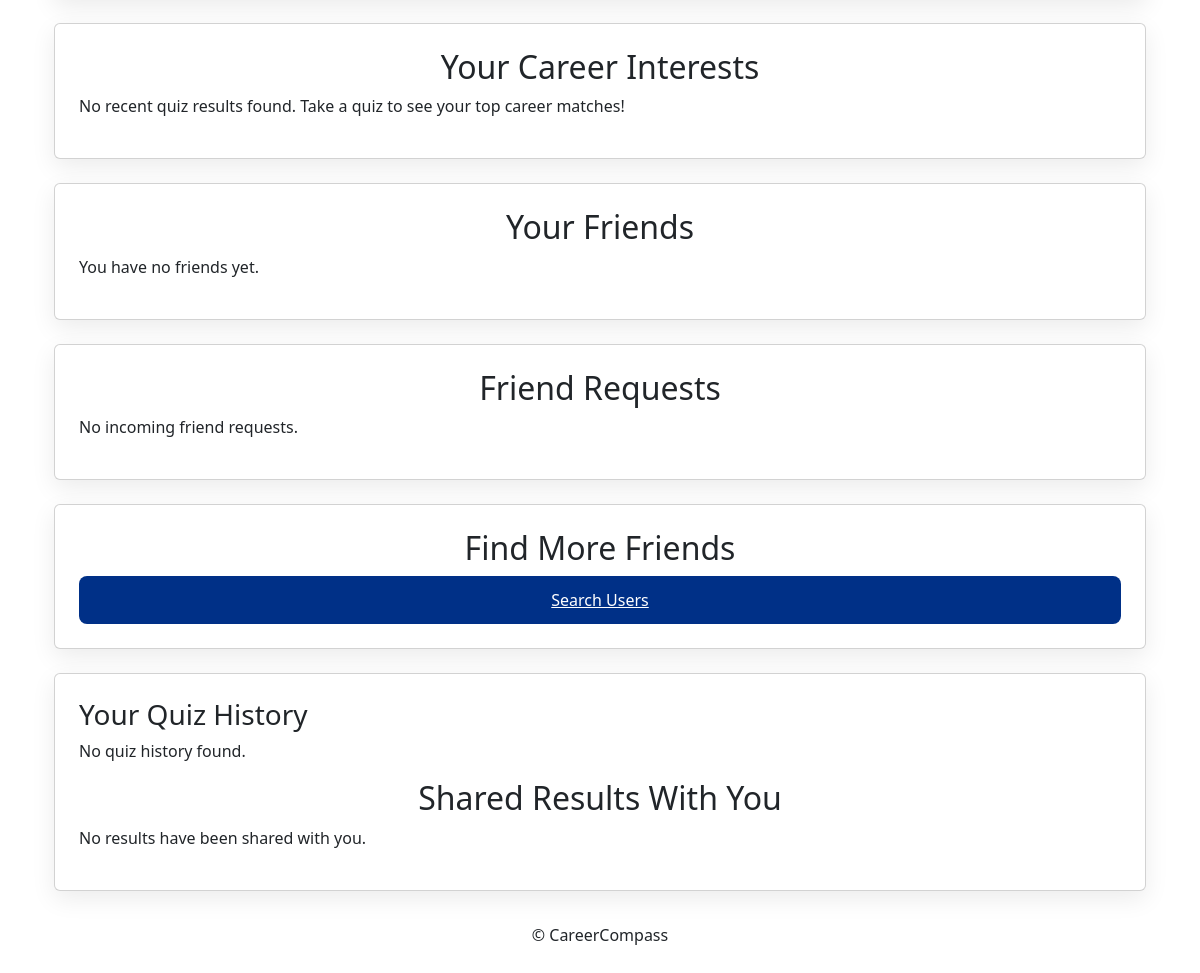
The app's page /profile (signed in, lower part), older data.
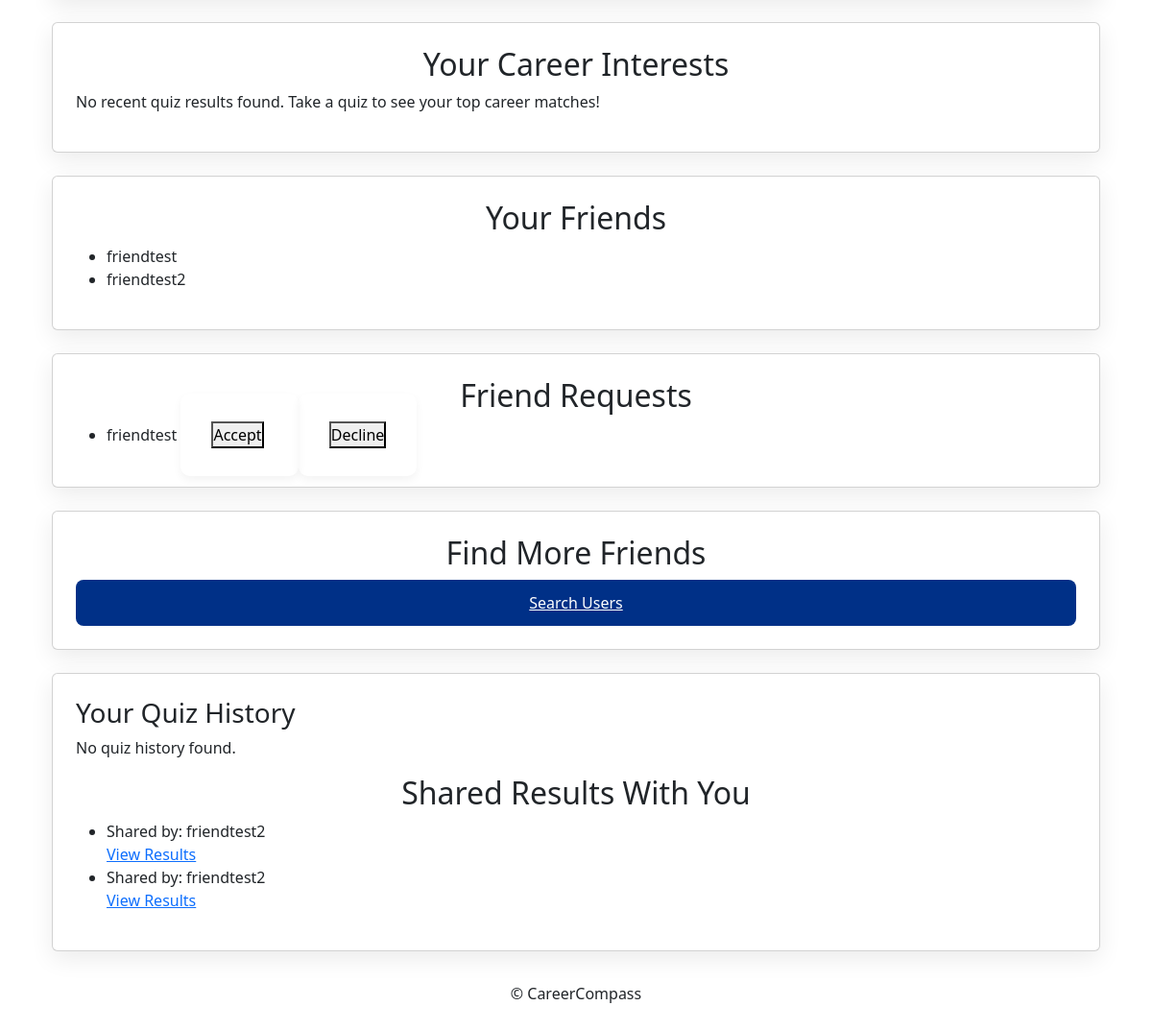
The same page, newer data.
### models.py (models this page shows)
class User(UserMixin, db.Model):
    __tablename__ = 'user'
    id = db.Column(db.Integer, primary_key=True)
    username = db.Column(db.String(100), nullable=False, unique=True)
    email = db.Column(db.String(100), nullable=False, unique=True)
    password = db.Column(db.String(100), nullable=False)
    bio = db.Column(db.Text, nullable=True)
    join_date = db.Column(db.DateTime, default=datetime.now)  # Add this line
    profile_pic = db.Column(db.String(120), nullable=True)
    friends = db.relationship(
        'User',
        secondary=friendships,
        primaryjoin=(id == friendships.c.user_id),
        secondaryjoin=(id == friendships.c.friend_id),
        backref='friend_of'
    )

class FriendRequest(db.Model):
    id = db.Column(db.Integer, primary_key=True)
    from_user_id = db.Column(
        db.Integer,
        db.ForeignKey('user.id', name='fk_friend_request_from_user'),
        nullable=False
    )
    to_user_id = db.Column(
        db.Integer,
        db.ForeignKey('user.id', name='fk_friend_request_to_user'),
        nullable=False
    )
    status = db.Column(db.String(20), default='pending')  # pending, accepted, declined
    from_user = db.relationship('User', foreign_keys=[from_user_id])
    to_user = db.relationship('User', foreign_keys=[to_user_id])

class QuizSession(db.Model):
    __tablename__ = 'quiz_sessions'
    id = db.Column(db.Integer, primary_key=True)
    session_id = db.Column(db.String(100), unique=True, nullable=False)
    user_id = db.Column(
        db.Integer,
        db.ForeignKey('user.id', name='fk_quiz_session_user'),
        nullable=True
    )
    created_at = db.Column(db.DateTime, default=lambda: datetime.now(timezone.utc))
    user = db.relationship('User', backref='quiz_sessions')
    responses = db.relationship('UserResponse', backref='quiz_session', lazy=True)

### app.py (the view, shortened to what this page needs)
@app.route('/profile', methods=['GET', 'POST'])
@login_required
def profile():
    if request.method == 'POST':
        current_user.username = request.form['username']
        current_user.email = request.form['email']
        db.session.commit()
        flash('Profile updated successfully!', 'success')
        return redirect(url_for('profile'))
    recent_session = QuizSession.query.filter_by(user_id=current_user.id).order_by(QuizSession.created_at.desc()).first()
    top_jobs = []
    friend_requests = FriendRequest.query.filter_by(to_user_id=current_user.id).all()
    shared_results = SharedResult.query.filter_by(shared_with_id=current_user.id).all()
    shared_sessions = [
        QuizSession.query.get(shared.quiz_session_id) for shared in shared_results
    ]
    return render_template(
        'profile.html',
        user=current_user,
        top_jobs=top_jobs,
        friend_requests=friend_requests,
        quiz_sessions=current_user.quiz_sessions,
        shared_sessions=shared_sessions
    )

### app.py (called while the page is built)
@login_manager.user_loader
def load_user(user_id):
    return User.query.get(int(user_id))

### templates/profile.html (shortened to what this page needs)
{% extends "base.html" %}
{% block content %}
<div class="container">
    <section class="card">
        <h2>Your Career Interests</h2>
        {% if top_jobs %}
            <table style="width:100%; border-collapse: collapse;">
                <tr><th>Career Path</th><th>Score</th></tr>
                {% for job, score in top_jobs %}
                    <tr>
                        <td>{{ job.title }}</td>
                        <td>{{ '%.1f' % ((score / 30) * 100) }}%</td>
                    </tr>
                {% endfor %}
            </table>
        {% else %}
            <p>No recent quiz results found. Take a quiz to see your top career matches!</p>
        {% endif %}
    </section>
    <section class="card">
        <h2>Your Friends</h2>
        {% if current_user.friends %}
            <ul>
                {% for friend in current_user.friends %}
                    <li>{{ friend.username }}</li>
                {% endfor %}
            </ul>
        {% else %}
            <p>You have no friends yet.</p>
        {% endif %}
    </section>
    <section class="card">
        <h2>Friend Requests</h2>
        {% if friend_requests %}
            <ul>
                {% for request in friend_requests %}
                    <li>
                        {{ request.from_user.username }}
                        <form action="{{ url_for('accept_friend_request', request_id=request.id) }}" method="POST" style="display:inline;">
                            <button type="submit">Accept</button>
                        </form>
                        <form action="{{ url_for('decline_friend_request', request_id=request.id) }}" method="POST" style="display:inline;">
                            <button type="submit">Decline</button>
                        </form>
                    </li>
                {% endfor %}
            </ul>
        {% else %}
            <p>No incoming friend requests.</p>
        {% endif %}
    </section>
    <section class="card">
        <h2>Find More Friends</h2>
        <a href="{{ url_for('users') }}" class="button">Search Users</a>
    </section>
    <section class="card">
        <h3>Your Quiz History</h3>
        {% if quiz_sessions %}
            <ul>
                {% for session in quiz_sessions %}
                    <li>
                        <strong>Quiz Date:</strong> {{ session.created_at.strftime('%Y-%m-%d %H:%M:%S') }}
                        <a href="{{ url_for('results', session_id=session.session_id) }}" class="button">View Results</a>
                        {% if current_user.friends %}
                            <form method="POST" action="{{ url_for('share_result') }}" style="margin-top: 5px;">
                                <input type="hidden" name="session_id" value="{{ session.session_id }}">
                                <select name="friend_id" required>
                                    {% for friend in current_user.friends %}
                                        <option value="{{ friend.id }}">{{ friend.username }}</option>
                                    {% endfor %}
                                </select>
                                <button type="submit">Share Result</button>
                            </form>
                        {% endif %}
                    </li>
                {% endfor %}
            </ul>
        {% else %}
            <p>No quiz history found.</p>
        {% endif %}
    <h2>Shared Results With You</h2>
        {% if shared_sessions %}
            <ul>
                {% for session in shared_sessions %}
                    <li>
                        Shared by: {{ session.user.username if session.user else 'Unknown' }} <br>
                        <a href="{{ url_for('results', session_id=session.session_id) }}">View Results</a>
                    </li>
                {% endfor %}
            </ul>
        {% else %}
            <p>No results have been shared with you.</p>
        {% endif %}
    </section>
    <footer style="text-align: center; margin-top: 2rem;">
        <p>&copy; CareerCompass</p>
    </footer>
</div>
{% endblock %}

### templates/base.html (shortened to what this page needs)
<!DOCTYPE html>
<html lang="en">
<head>
  <link rel="stylesheet" href="{{ url_for('static', filename='style.css') }}" />
  <link href="https://cdn.jsdelivr.net/npm/bootstrap@5.3.0-alpha3/dist/css/bootstrap.min.css" rel="stylesheet">
</head>
<body>
  <div class="container">
    {% block content %}{% endblock %}
  </div>
</body>
</html>

### static/style.css (style rules this page uses)
* { margin: 0; padding: 0; box-sizing: border-box; font-family: ''Inter', 'Segoe UI'', sans-serif; }
body { background-color: #ffffff; color: white; color: #333; line-height: 1.6; }
.container { max-width: 1100px; margin: auto; padding: 2rem; }
.button { padding: 0.75rem 1.25rem; background-color: #003087; color: white; border: none; border-radius: 8px; cursor: pointer; text-align: center; transition: background 0.2s ease; font-size: 1rem; width: auto; display: inline-block; }
form { margin: 2rem auto; padding: 2rem; border-radius: 10px; box-shadow: 0 4px 10px rgba(0, 0, 0, 0.05); }
.card { background-color: white; border-radius: 12px; padding: 1.5rem; box-shadow: 0 8px 24px rgba(0, 0, 0, 0.08); transition: transform 0.3s ease, box-shadow 0.3s ease; margin-bottom: 1.5rem; display: flex; flex-direction: column; justify-content: space-between; height: 100%; }
.card .button { margin-top: auto; }
h2 { text-align: center; margin-bottom: 1.5rem; font-size: 2rem; color: #333; }
a { color: #003087; text-decoration: none; }

Row changes from the older to the newer data that the page shows:
added User: username "friendtest"
added User: username "friendtest2"
added FriendRequest: from_user.username "friendtest"
added QuizSession: user "friendtest2"
added QuizSession: user "friendtest2"
Text that changed along with them:
text no longer shown: "You have no friends yet. No incoming friend requests. No results have been shared with you."
